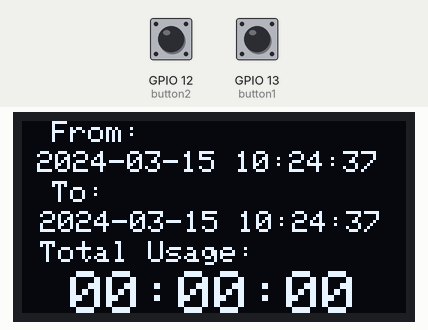
Simulated run of this sketch. Board: ESP32. Parts: 128×64 one-colour display. Inputs (shaded band) come from the test bench; at power-on: GPIO 12 (button2) HIGH, GPIO 13 (button1) HIGH. WiFi joins after 1.5 s; servers stay silent unless stated; the local clock reads 2024-03-15 10:24:30 at power-on unless the sketch sets it; storage starts empty; what the sketch prints to the serial monitor is not drawn.

Above: at 7.9 s.
8.0 s: GPIO 12 (button2) pulled LOW for 0.15 s
At 8.25 s:
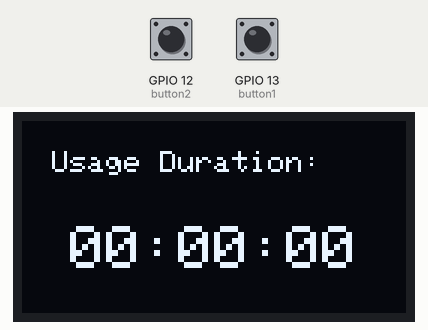
9.6 s: GPIO 13 (button1) pulled LOW for 0.15 s
At 12.21 s:
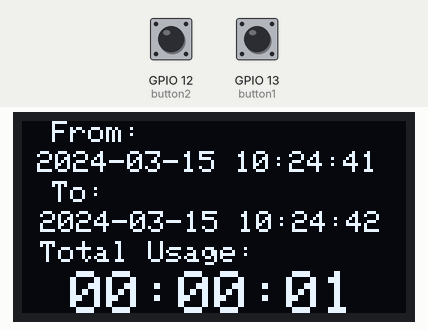
12.7 s: GPIO 12 (button2) pulled LOW for 1 s
At 13.89 s:
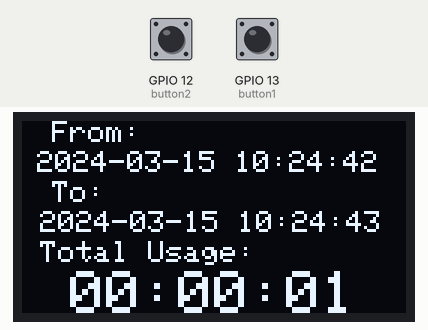
15.2 s: GPIO 13 (button1) pulled LOW for 3.2 s
At 20.21 s:
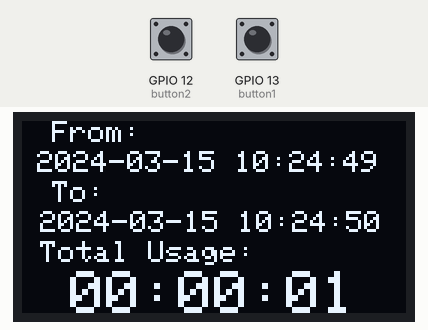
Timing chart, 0 to 21.7 s (numbered marks = the images above; inputs shaded):
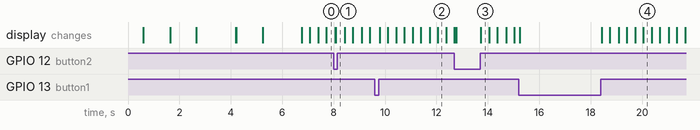

The sketch:

esp_button.ino
```cpp
#include <WiFi.h>
#include <Wire.h>
#include <Adafruit_GFX.h>
#include <Adafruit_SSD1306.h>
#include <time.h>
#include <SD.h>
#include <SPI.h>

// OLED display settings
#define SCREEN_WIDTH 128
#define SCREEN_HEIGHT 64
#define SDA_PIN 25
#define SCL_PIN 26

Adafruit_SSD1306 display(SCREEN_WIDTH, SCREEN_HEIGHT, &Wire, -1);

// Button pins
int button1 = 13;
int button2 = 12;

// Flags and time variables
bool startPressed = false;
bool endPressed = false;
time_t startTime, endTime;

// WiFi credentials
const char* ssid = "Deco M5-1";
const char* password = "mbpi_2025";

// NTP settings (Philippines timezone: UTC+8)
const char* ntpServer = "pool.ntp.org";
const long gmtOffset_sec = 8 * 3600;
const int daylightOffset_sec = 0;

// File
File file;

void setup() {
  Serial.begin(115200);
  Wire.begin(SDA_PIN, SCL_PIN);

  pinMode(button1, INPUT_PULLUP);
  pinMode(button2, INPUT_PULLUP);

  // Initialize OLED display
  if (!display.begin(SSD1306_SWITCHCAPVCC, 0x3C)) {
    Serial.println("SSD1306 allocation failed!");
    for (;;);
  }
  displayMessage("Initializing SD...");
  delay(500);

  // Initialize SD card using default VSPI pins
  if (!SD.begin(5)) { // CS = 5
    Serial.println("SD Card initialization failed!");
    displayMessage("SD init failed!");
    delay(1500);
  } else {
    Serial.println("SD Card initialized successfully!");
    displayMessage("SD Card Ready!");
    delay(1000);

    // Test file write
    file = SD.open("/test.txt", FILE_WRITE);
    if (file) {
      file.println("SD card test successful!");
      file.close();
      Serial.println("File written successfully!");
      displayMessage("SD Write OK!");
      delay(1000);
    } else {
      Serial.println("File write failed!");
      displayMessage("Write failed!");
      delay(1500);
    }
  }

  // Connect to Wi-Fi
  displayMessage("Connecting WiFi...");
  WiFi.begin(ssid, password);
  int wifi_attempts = 0;
  while (WiFi.status() != WL_CONNECTED && wifi_attempts < 20) {
    delay(500);
    Serial.print(".");
    wifi_attempts++;
  }

  if (WiFi.status() == WL_CONNECTED) {
    Serial.println("\nWiFi connected!");
    displayMessage("WiFi Connected!");
  } else {
    Serial.println("\nWiFi failed to connect!");
    displayMessage("WiFi Failed!");
  }

  // Sync NTP time
  configTime(gmtOffset_sec, daylightOffset_sec, ntpServer);
  displayMessage("Syncing Time...");
  delay(1000);

  struct tm timeinfo;
  if (!getLocalTime(&timeinfo)) {
    displayMessage("Time sync failed!");
    Serial.println("Failed to obtain time");
  } else {
    displayMessage("Time synced!");
    Serial.println("NTP time synced!");
  }

  delay(1500);
  header();
  display.display();
}

void header() {
  display.clearDisplay();
  display.setTextSize(1);
  display.setTextColor(SSD1306_WHITE);
  display.setCursor(30, 10);
  display.println("Masterbatch");
  display.setCursor(12, 20);
  display.println("Philippines, INC.");
  display.setCursor(0, 30);
  display.println("---------------------");
  display.setCursor(28, 45);
  display.println("Press Start!");
  display.display();
}

void displayMessage(String msg) {
  display.clearDisplay();
  display.setTextSize(1);
  display.setTextColor(SSD1306_WHITE);
  display.setCursor(10, 30);
  display.println(msg);
  display.display();
}

String getDateTimeString(time_t t) {
  struct tm *timeinfo = localtime(&t);
  char buffer[25];
  strftime(buffer, sizeof(buffer), "%Y-%m-%d %H:%M:%S", timeinfo);
  return String(buffer);
}

void loop() {
  int state1 = digitalRead(button1);
  int state2 = digitalRead(button2);

  // Start button pressed
  if (state1 == HIGH && !startPressed) {
    startPressed = true;
    endPressed = false;
    time(&startTime);
    Serial.print("Start Time: ");
    Serial.println(getDateTimeString(startTime));

    // Log start to SD
    file = SD.open("/log.txt", FILE_APPEND);
    if (file) {
      file.print("Start: ");
      file.println(getDateTimeString(startTime));
      file.close();
    }

    display.clearDisplay();
    display.setTextSize(1);
    display.setCursor(10, 10);
    display.println("Counting...");
    display.display();
  }

  // End button pressed
  if (state2 == HIGH && startPressed && !endPressed) {
    endPressed = true;
    time(&endTime);
    displayEnd();
    startPressed = false;
  }

  // If timer is running, update elapsed time every second
  if (startPressed && !endPressed) {
    static unsigned long lastUpdate = 0;
    unsigned long nowMillis = millis();

    if (nowMillis - lastUpdate >= 1000) { // update every 1 second
      lastUpdate = nowMillis;

      time_t currentTime;
      time(&currentTime);

      double seconds = difftime(currentTime, startTime);
      int hours = seconds / 3600;
      int minutes = ((int)seconds % 3600) / 60;
      int secs = (int)seconds % 60;

      char durationStr[20];
      sprintf(durationStr, "%02d:%02d:%02d", hours, minutes, secs);

      display.clearDisplay();
      display.setTextSize(1);
      display.setCursor(10, 10);
      display.println("Usage Duration:");
      display.setTextSize(2);
      display.setCursor(16, 35);
      display.println(durationStr);
      display.display();

      Serial.print("Elapsed: ");
      Serial.println(durationStr);
    }
  }
}


// void displayStart() {
//   display.clearDisplay();
//   display.setCursor(10, 10);
//   display.println("Total Usage:");
//   display.setCursor(5, 20);
//   display.print("from: ");
//   display.println(getDateTimeString(startTime));
//   display.setTextSize(2);
//   // display.setCursor(16, 35);
//   // display.println(durationStr);
//   display.display();

//   Serial.print("Start Time: ");
//   Serial.println(getDateTimeString(startTime));

//   // Log to SD card
//   file = SD.open("/log.txt", FILE_APPEND);
//   if (file) {
//     file.print("Start: ");
//     file.println(getDateTimeString(startTime));
//     file.close();
//   }
// }

void displayEnd() {
  Serial.print("End Time: ");
  Serial.println(getDateTimeString(endTime));

  double seconds = difftime(endTime, startTime);
  int hours = seconds / 3600;
  int minutes = ((int)seconds % 3600) / 60;
  int secs = (int)seconds % 60;

  Serial.printf("Usage Duration: %02d:%02d:%02d\n", hours, minutes, secs);

  display.clearDisplay();
  display.setTextSize(1);
  display.setCursor(10, 0);
  display.println("From:");
  display.setCursor(5, 10);
  display.println(getDateTimeString(startTime));
  display.setCursor(10, 20);
  display.println("To:");
  display.setCursor(6, 30);
  display.println(getDateTimeString(endTime));
  display.setCursor(6, 40);
  display.println("Total Usage:");
  display.setTextSize(2);
  display.setCursor(16, 50);
  char durationStr[20];
  sprintf(durationStr, "%02d:%02d:%02d", hours, minutes, secs);
  display.println(durationStr);
  display.display();

  // Log end and duration to SD
  file = SD.open("/log.txt", FILE_APPEND);
  if (file) {
    file.print("End: ");
    file.println(getDateTimeString(endTime));
    file.print("Duration: ");
    file.println(durationStr);
    file.println("--------------------------");
    file.close();
  }
}
```

Measured:
- after the input at 8.0 s, the display: first differs from a run without the input after 0.08 s (image 1)
- after the input at 12.7 s, the display: first changes after 0.07 s (image 3 shows a later state)
